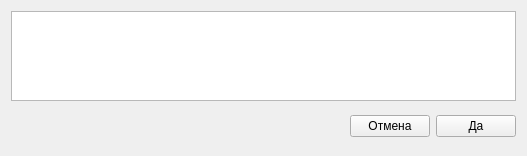
<?xml version="1.0" encoding="UTF-8"?>
<ui version="4.0">
 <class>Form</class>
 <widget class="QWidget" name="Form">
  <property name="geometry">
   <rect>
    <x>0</x>
    <y>0</y>
    <width>527</width>
    <height>156</height>
   </rect>
  </property>
  <property name="windowTitle">
   <string>Form</string>
  </property>
  <layout class="QVBoxLayout" name="verticalLayout">
   <item>
    <widget class="QTextBrowser" name="textBrowser"/>
   </item>
   <item>
    <layout class="QHBoxLayout" name="horizontalLayout">
     <item>
      <spacer name="horizontalSpacer">
       <property name="orientation">
        <enum>Qt::Horizontal</enum>
       </property>
       <property name="sizeHint" stdset="0">
        <size>
         <width>300</width>
         <height>38</height>
        </size>
       </property>
      </spacer>
     </item>
     <item>
      <widget class="QPushButton" name="cansel">
       <property name="text">
        <string>Отмена</string>
       </property>
      </widget>
     </item>
     <item>
      <widget class="QPushButton" name="yes">
       <property name="text">
        <string>Да</string>
       </property>
      </widget>
     </item>
    </layout>
   </item>
  </layout>
 </widget>
 <resources/>
 <connections/>
</ui>
